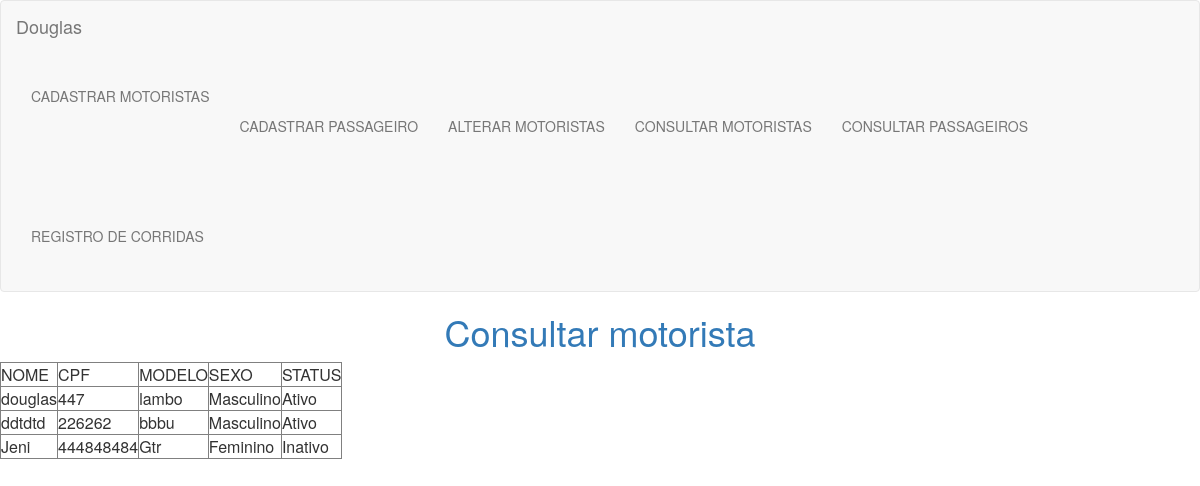
The page /consultaMotorista.php on the database its author committed.
### tables this page shows
CREATE TABLE `tb_motorista` (
  `id_motorista` int(11) NOT NULL,
  `nm_motorista` varchar(255) NOT NULL,
  `dt_nascimento` varchar(255) NOT NULL,
  `cpf_motorista` varchar(255) NOT NULL,
  `sx_motorista` varchar(255) NOT NULL,
  `md_veiculo` varchar(255) NOT NULL,
  `st_motorista` varchar(255) NOT NULL
);

### consultaMotorista.php (the view, shortened to what this page needs)
<?php
include 'menu.php';
		$servidor = "localhost";
		$usuario = "root";
		$senha = "";
		$conexao = mysqli_connect($servidor, $usuario, $senha) or die (mysqli_error());
	$dadosBanco = ( "SELECT * FROM tb_motorista");
	$consulta = mysqli_query($conexao, $dadosBanco);
		echo '<h1 align="center">Consultar motorista</h1>';
		echo '<table border = 1 >';
		echo '<tr>';
		echo '<td>NOME</td>';
		echo '<td>CPF</td>';
		echo '<td>MODELO</td>';
		echo '<td>SEXO</td>';
		echo '<td>STATUS</td>';
		echo '</tr>';
		while ($registro = mysqli_fetch_array($consulta)){
		$nome = 			$registro["nm_motorista"];
		$cpfCnpj = 			$registro["cpf_motorista"];
		$modeloVeiculo =	$registro["md_veiculo"];
		$sexo = 			$registro["sx_motorista"];
		$status = 			$registro["st_motorista"];
		echo '<tr>';
		echo '<td>'.$nome.'</td>';
		echo '<td>'.$cpfCnpj.'</td>';
		echo '<td>'.$modeloVeiculo.'</td>';
		echo '<td>'.$sexo.'</td>';
		echo '<td>'.$status.'</td>';
		echo '</tr>';
	}
		echo '</table>';
?>

### menu.php (shortened to what this page needs)
<html lang="pt-br">
	<head>
	<link rel="stylesheet" href="https://maxcdn.bootstrapcdn.com/bootstrap/3.3.7/css/bootstrap.min.css">
	</head>
	<body>
		<nav class="navbar navbar-default">
		  <div class="container-fluid">
		    <div class="navbar-header">
		      <a class="navbar-brand" href="index.php">Douglas </a>
		    </div>
		    <ul class="nav navbar-nav"><br>
		    <li><a href = "cadastroMotorista.php"> CADASTRAR MOTORISTAS		<a/></li>
			<li><a href = "cadastroPassageiro.php"> CADASTRAR PASSAGEIRO 	<a/></li>
			<li><a href = "alteracao.php"> ALTERAR MOTORISTAS 				<a/></li>
			<li><a href = "consultaMotorista.php"> CONSULTAR MOTORISTAS 	<a/></li>
			<li><a href = "consultaPassageiro.php"> CONSULTAR PASSAGEIROS 	<a/></li>
			<li><a href = "cadastroCorrida.php"> REGISTRO DE CORRIDAS 		<a/></li>
		    </ul>
		  </div>
		</nav>
	</body>
</html>

### rows shown on the page
tb_motorista: nm_motorista "douglas", cpf_motorista "447", md_veiculo "lambo", sx_motorista "Masculino", st_motorista "Ativo"
tb_motorista: nm_motorista "ddtdtd", cpf_motorista "226262", md_veiculo "bbbu", sx_motorista "Masculino", st_motorista "Ativo"
tb_motorista: nm_motorista "Jeni", cpf_motorista "444848484", md_veiculo "Gtr", sx_motorista "Feminino", st_motorista "Inativo"
